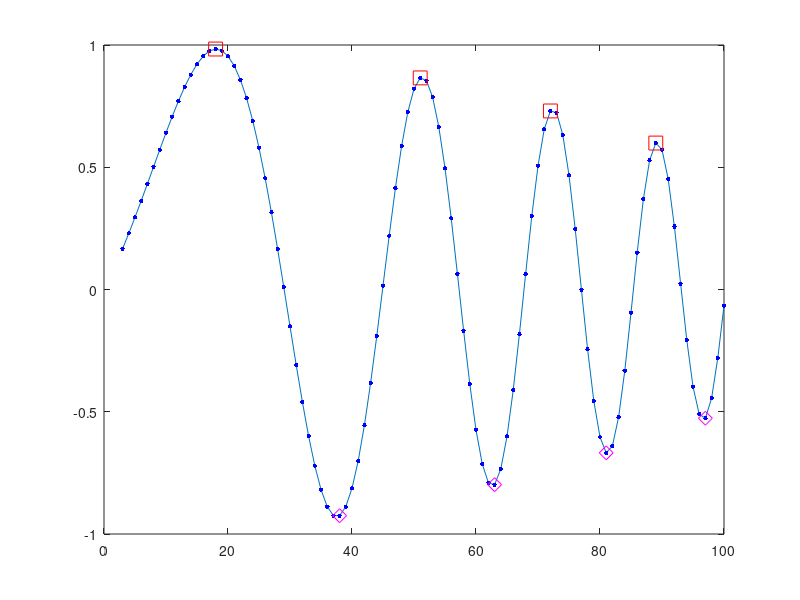

MATLAB code for this plot:
%郭大寧109550184
%input value
x = 3:100;
y = sin(.05*x + .002*x.^2) .* (1 - x.*x/20000);

%run
len = x(1)-1; %calculate x start location

%local max
left = [false(1,1) y(2:end)>=y(1:end-1)]; %y(x)>=y(x-1)
right = [y(1:end-1)>=y(2:end) false(1,1)]; %y(x)>=y(x+1)
A = left&right; 
lcmax = find(A); %find local maximum
fprintf("Local maximums:\n")
lcmaxans=[lcmax+len; y(lcmax)]; %local maximum (x,y)
fprintf("( %d, %.2f)\n",lcmaxans); %print local maximum answer

%local min
left = [false(1,1) y(2:end)<=y(1:end-1)]; %y(x)<=y(x-1)
right = [y(1:end-1)<=y(2:end) false(1,1)]; %y(x)<=y(x+1)
B = left&right;
lcmin = find(B); %find local minimum
fprintf("Local minimums:\n");
lcminans=[lcmin+len; y(lcmin)]; %local minimum (x,y)
fprintf("( %d, %.2f)\n",lcminans); %print local minimum answer

%monotonically inc dec
if lcmax(1) > lcmin(1) %check start point
    inc = [lcmin+len;lcmax+len]; %mononically increasing
    dec = [x(1) lcmax+len;lcmin+len x(end)]; %mononically decreasing
elseif lcmin(1) > lcmax(1) %check start point
    inc = [x(1) lcmin+len;lcmax+len x(end)]; %mononically increasing
    dec = [lcmax+len;lcmin+len]; %mononically decreasing
end
%mononically increasing
fprintf("Monotonically increasing seqments:\n");
fprintf("%d\t - \t%d\n",inc);
%mononically decreasing
fprintf("Monotonically decreasing seqments:\n");
fprintf("%d\t - \t%d\n",dec);

%figture
figure(1);
plot(x, y,'.-','MarkerSize',10,'MarkerEdgeColor','b','MarkerFaceColor','b');
hold on
plot(lcmax+len,y(lcmax),'square','MarkerSize',10,'MarkerEdgeColor','r'); %local max
plot(lcmin+len,y(lcmin),'diamond','MarkerSize',10,'MarkerEdgeColor','m'); %local min